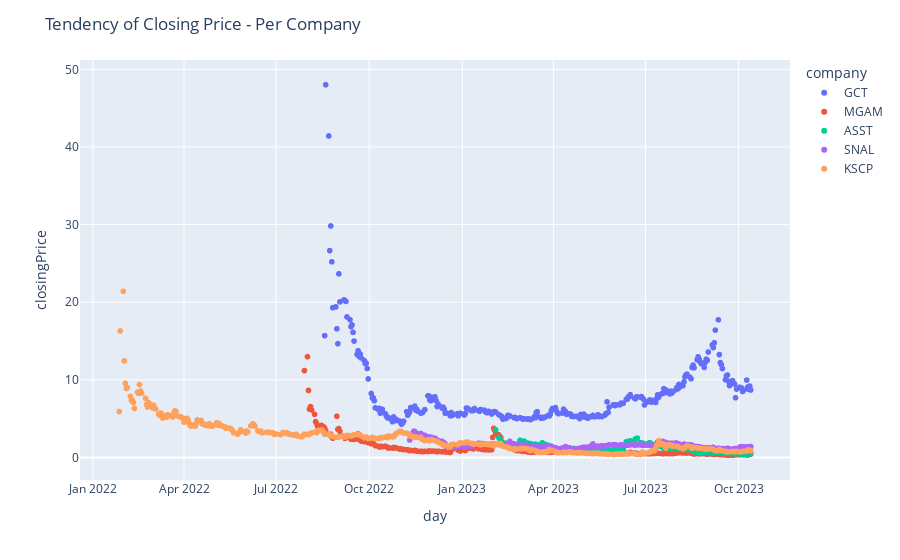

Notebook code cell kept with this figure:
### Code cell
# Checking tendency for closing price
tendencyClosingPrice = px.scatter(dailyData,
                   x='day',y='closingPrice',
                   color='company')
tendencyClosingPrice.update_layout(title_text="Tendency of Closing Price - Per Company")
tendencyClosingPrice.show()

### Figure 1 — Plotly figure (JSON) as saved in the notebook; plotly's stock layout.template omitted (floating-point values rounded to 4 significant figures; data arrays with more than 128 entries replaced by an {"elided": "..."} marker saying what was removed)
{"data": [{"hovertemplate": "company=GCT<br>day=%{x}<br>closingPrice=%{y}<extra></extra>", "legendgroup": "GCT", "marker": {"color": "#636efa", "symbol": "circle"}, "mode": "markers", "name": "GCT", "showlegend": true, "type": "scattergl", "x": {"elided": "291 str values"}, "xaxis": "x", "y": {"elided": "291 float values"}, "yaxis": "y"}, {"hovertemplate": "company=MGAM<br>day=%{x}<br>closingPrice=%{y}<extra></extra>", "legendgroup": "MGAM", "marker": {"color": "#EF553B", "symbol": "circle"}, "mode": "markers", "name": "MGAM", "showlegend": true, "type": "scattergl", "x": {"elided": "305 str values"}, "xaxis": "x", "y": {"elided": "305 float values"}, "yaxis": "y"}, {"hovertemplate": "company=ASST<br>day=%{x}<br>closingPrice=%{y}<extra></extra>", "legendgroup": "ASST", "marker": {"color": "#00cc96", "symbol": "circle"}, "mode": "markers", "name": "ASST", "showlegend": true, "type": "scattergl", "x": {"elided": "175 str values"}, "xaxis": "x", "y": {"elided": "175 float values"}, "yaxis": "y"}, {"hovertemplate": "company=SNAL<br>day=%{x}<br>closingPrice=%{y}<extra></extra>", "legendgroup": "SNAL", "marker": {"color": "#ab63fa", "symbol": "circle"}, "mode": "markers", "name": "SNAL", "showlegend": true, "type": "scattergl", "x": {"elided": "232 str values"}, "xaxis": "x", "y": {"elided": "232 float values"}, "yaxis": "y"}, {"hovertemplate": "company=KSCP<br>day=%{x}<br>closingPrice=%{y}<extra></extra>", "legendgroup": "KSCP", "marker": {"color": "#FFA15A", "symbol": "circle"}, "mode": "markers", "name": "KSCP", "showlegend": true, "type": "scattergl", "x": {"elided": "431 str values"}, "xaxis": "x", "y": {"elided": "431 float values"}, "yaxis": "y"}], "layout": {"legend": {"title": {"text": "company"}, "tracegroupgap": 0}, "margin": {"t": 60}, "title": {"text": "Tendency of Closing Price - Per Company"}, "xaxis": {"anchor": "y", "domain": [0, 1], "title": {"text": "day"}}, "yaxis": {"anchor": "x", "domain": [0, 1], "title": {"text": "closingPrice"}}}}
